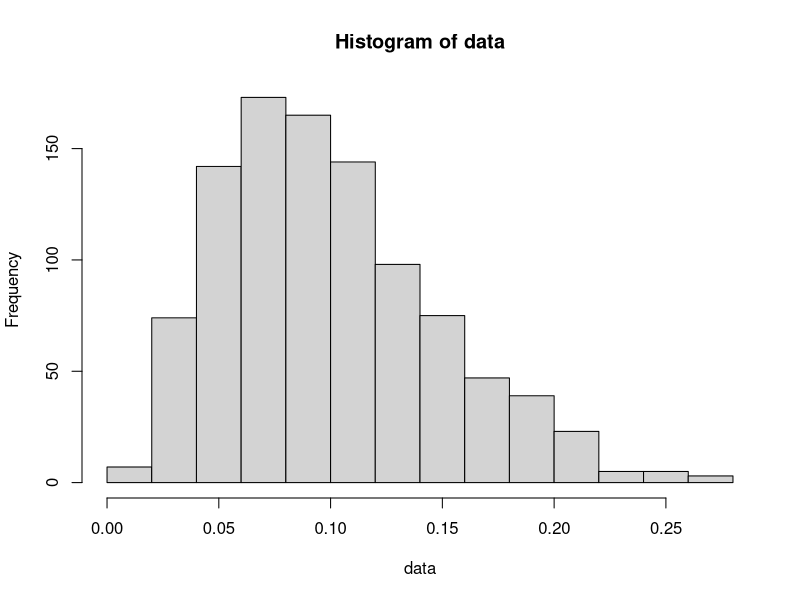
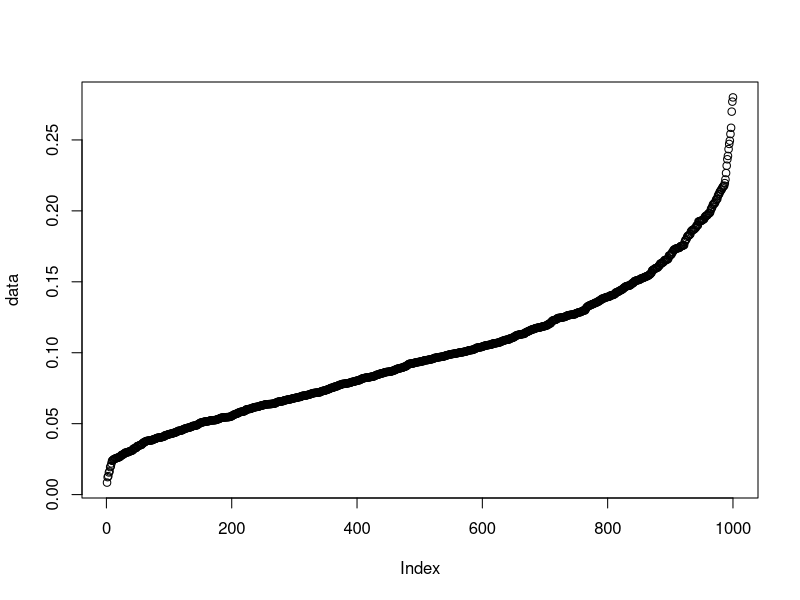

Generate these figures, in order, with R:
## ---- chunk 1

library(tidyverse)
library(fitdistrplus)

# set.seed(1)
## ---- chunk 2
beta_par <- function(mu, sigma) {
  mu <- max(mu, 1E-6)
  sigma <- max(sigma, 1E-6)
  a_b <- mu * (1 - mu) / sigma^2 - 1  # calc alpha + beta
  a_b <- max(a_b,1E-6)
  #a_b <- abs(a_b)
  a <- mu * a_b
  b <- (1 - mu) * a_b
  return(list(alpha = a, beta = b))
}

beta_par(mu = 0.5, sigma = 0.1)
## ---- chunk 3
gen_rbeta <- function(n = n,
                      mu = mu, 
                      sigma = sigma
                      ) {
  par <- beta_par(mu = mu, sigma = sigma)
  data <- rbeta(n = 1000, 
                shape1 = par$alpha, 
                shape2 = par$beta)
  data <- sort(data)

  return(data)
}

data <- gen_rbeta(mu = 0.1, sigma = 0.05)
beta_par(mu = 0.1, sigma = 0.05)

## ---- chunk 4
summary(data)
## ---- chunk 5
hist(data)
## ---- chunk 6
plot(data)
## ---- chunk 7
fit <- fitdist(data, "beta", start = list(shape1 = 1, shape2 = 1))
fit
